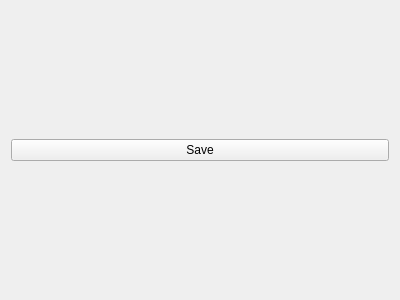
<?xml version="1.0" encoding="UTF-8"?>
<ui version="4.0">
 <class>AddRecord</class>
 <widget class="QWidget" name="AddRecord">
  <property name="geometry">
   <rect>
    <x>0</x>
    <y>0</y>
    <width>400</width>
    <height>300</height>
   </rect>
  </property>
  <property name="windowTitle">
   <string>Add Record</string>
  </property>
  <layout class="QVBoxLayout" name="verticalLayout">
   <item>
    <layout class="QFormLayout" name="formLayout"/>
   </item>
   <item>
    <widget class="QPushButton" name="btnSave">
     <property name="text">
      <string>Save</string>
     </property>
    </widget>
   </item>
  </layout>
 </widget>
 <resources/>
 <connections/>
</ui>
